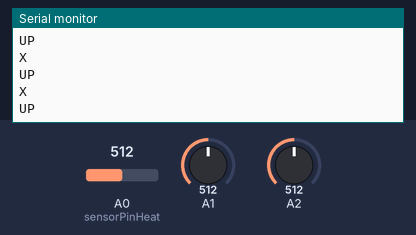
Recording of a sketch running on a simulated Arduino Leonardo, built with avr-gcc and run on an emulated ATmega32U4. Parts: the last lines printed to the serial monitor. The test bench sets the inputs (shaded band); at power-on: A2 = 512, A1 = 512, A0 (sensorPinHeat) = 512. USB keyboard and mouse output is not drawn.

Above: at 1.2 s.
1.3 s: A2 set to 376
2.8 s: A2 set to 351
At 3.9 s:
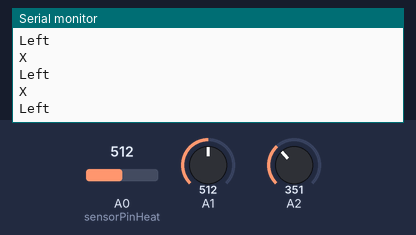
4.3 s: A1 set to 379
5.8 s: A1 set to 346
At 6.5 s:
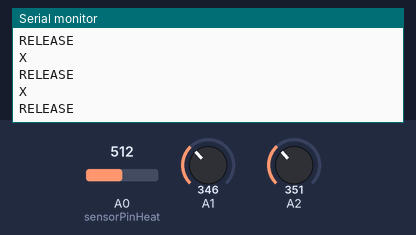
7.3 s: A1 set to 307
8.8 s: A1 set to 282
At 9.9 s:
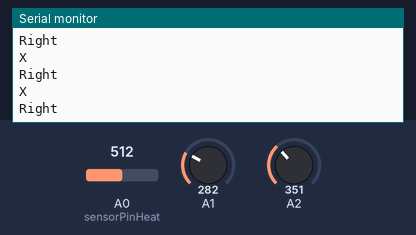

The sketch:

Etudefour.ino
```cpp
#include <Keyboard.h> // library to simulate keyboard events
int sensorPinHeat = A0 ;  // define sensor port (analog A0)
int valueHeat = 0;    //set value to 0
int thresholdHeat = 370; // threshold for data range

int rawX;
int rawY;

float scaledX, scaledY;

void setup()
{
  Keyboard.begin();
  Serial.begin(9600);
}

void loop()
{
  valueHeat = analogRead(sensorPinHeat);
  //Serial.println(valueHeat);
  if(valueHeat > thresholdHeat){
    Serial.println("X");
    Keyboard.press('x');
  }
  else {
    Keyboard.release('x');
  }

  // Get raw accelerometer data for each axis
  rawX = analogRead(A1);
  rawY = analogRead(A2);

  scaledX = map(rawX, 230, 430, -1, 2);
  scaledY = map(rawY, 230, 430, -1, 2);

  if(scaledY > 0){
    Serial.println("UP");
    Keyboard.press(217);
    Keyboard.release(218);
    Keyboard.release(215);
    Keyboard.release(216);
  }
  else if(scaledY < 0) {
    Serial.println("Down");
    Keyboard.press(218);
    Keyboard.release(217);
    Keyboard.release(215);
    Keyboard.release(216);
  }else if(scaledX > 0){
    Serial.println("Left");
    Keyboard.press(216);
    Keyboard.release(215);
    Keyboard.release(217);
    Keyboard.release(218);
  } else if(scaledX < 0) {
    Serial.println("Right");
    Keyboard.press(215);
    Keyboard.release(216);
    Keyboard.release(217);
    Keyboard.release(218);
  }else{
    Serial.println("RELEASE");
    Keyboard.release(215);
    Keyboard.release(216);
    Keyboard.release(217);
    Keyboard.release(218);
  }

  delay(10);  //delay 0.01S
}
```

Measured:
- the behaviour switches between 364 and 363 on A2 (found by bisection; images 0 and 1)
- the behaviour switches between 364 and 363 on A1 (found by bisection; images 1 and 2)
- the behaviour switches between 297 and 296 on A1 (found by bisection; images 2 and 3)
- after the input at 2.8 s, the serial monitor: prints a new line at once (image 1)
- after the input at 5.8 s, the serial monitor: prints a new line at once (image 2)
- after the input at 8.8 s, the serial monitor: prints a new line at once (image 3)
